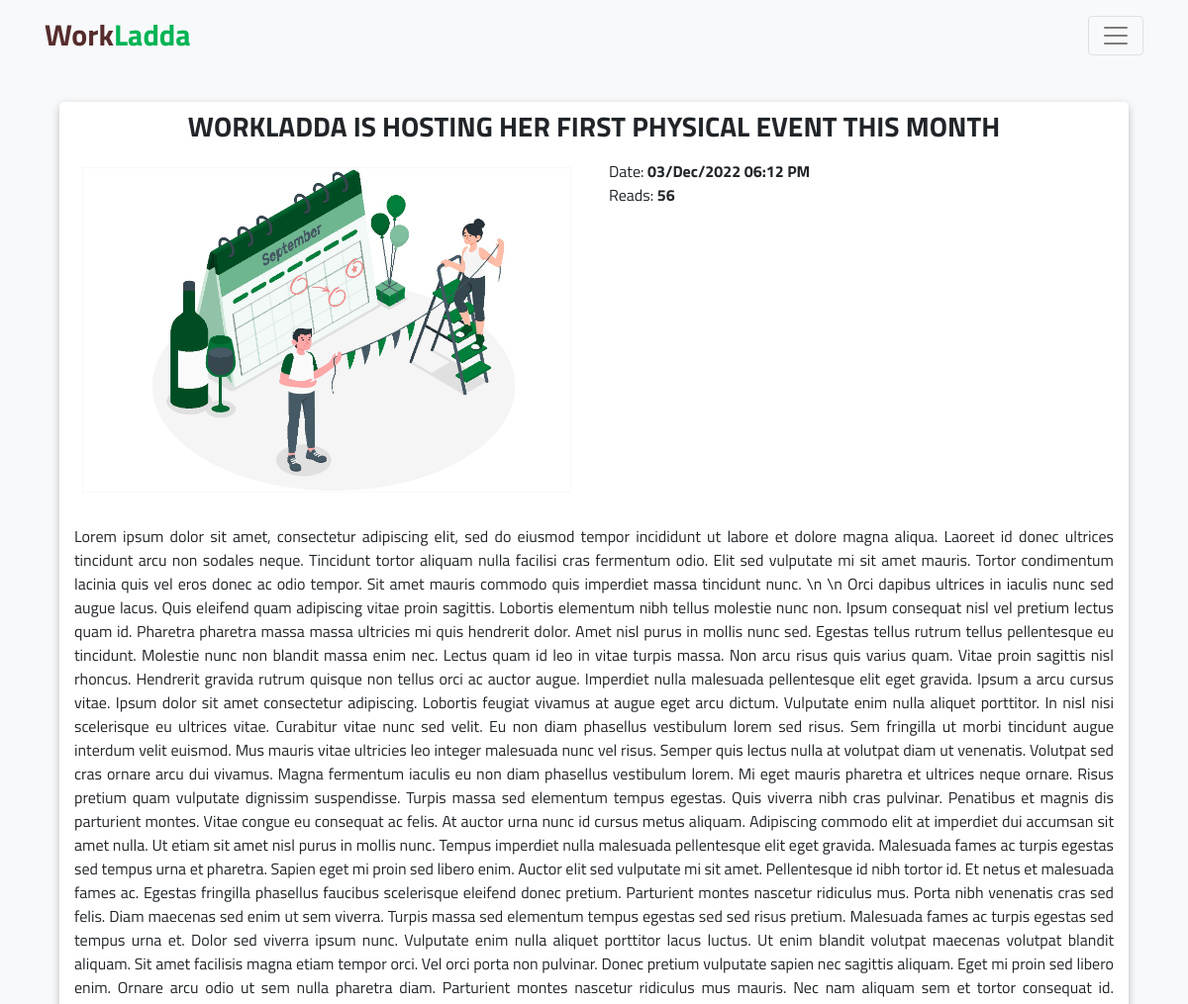
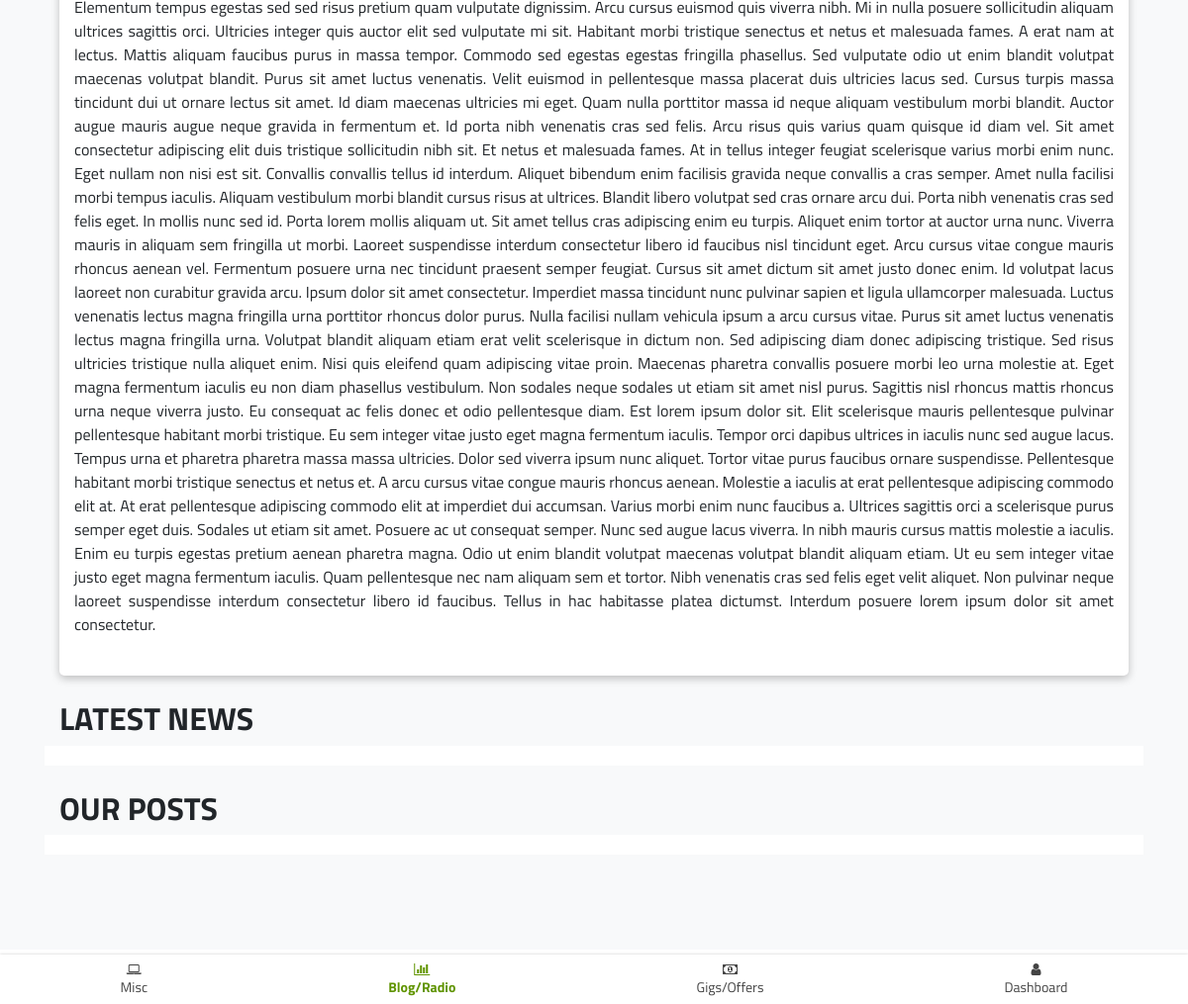
Screenshot of /read?id=27 with the database file from the repository (2 pictures, top to bottom).
### tables this page shows
CREATE TABLE `posts` (
  `id` int(11) NOT NULL,
  `title` varchar(200) NOT NULL,
  `content` longtext NOT NULL,
  `description` varchar(100) NOT NULL,
  `author_id` int(11) NOT NULL,
  `created_at` datetime NOT NULL DEFAULT current_timestamp(),
  `views` int(11) NOT NULL DEFAULT 0,
  `updated_at` datetime NOT NULL DEFAULT current_timestamp(),
  `image` varchar(100) NOT NULL,
  `categories_id_list` varchar(100) DEFAULT NULL,
  `subcategories_id_list` varchar(100) DEFAULT NULL,
  `tags` varchar(250) NOT NULL,
  `isPublished` tinyint(1) NOT NULL
);

### read.php (the view, shortened to what this page needs)
<?php
	include 'includes/session.php';
	if(isset($_GET['id'])) {
		$id = clean($_GET['id']);
			$conn = $pdo->open();
			try{
				$stmt = $conn->prepare("SELECT * from posts WHERE id=:id");
				$stmt->execute(['id'=>$id]);
				  $post = $stmt->fetch();
			  }
			  catch(PDOException $e){
				  echo "There was a problem while trying to load post for reading: ".$e->getMessage();
			  }
	}
	else {
		header('location: /blog');
	}
?>
<!DOCTYPE html>
<html lang="en">
<head>
	<link rel="stylesheet" href="css/main.css">
	<link rel="stylesheet" href="plugins/bootstrap-4.0.0-dist/css/bootstrap.min.css">
	<link rel="stylesheet" href="plugins/font-awesome/css/font-awesome.min.css">
</head>
<body>
	<div class="wrapper bg-light">
		<?php include 'includes/navbar.php'; ?>
		<div class="content-wrapper">
			<div class="container">
				<section id="blog_view-section">
					<div class="container" data-aos="fade-up">
							<div class="col-12  shadowCard">
								<h3 class="m-2 p-2 "><strong><?php echo strtoupper($post['title']); ?></strong></h3>
								<div class="row">
									<div class="col-sm-12 col-md-6 col-lg-6">
										<img src="images/posts/<?php echo $post['image']; ?>.jpg" class="img-fluid mb-4 p-2">
									</div>
									<div class="col-sm-12 col-md-6 col-lg-6 text-left">
										Date: <strong><?php echo date_format(date_create($post['updated_at']),'d/M/Y h:i A') ?></strong> <br/>
										Reads: <strong><?php echo $post['views']; ?></strong>
									</div>
								</div>
								<p class="text-justify"> <?php echo $post['content']; ?></p> <br/>
							</div>
					</div>
				</section> <br/>
				<section id="news-section">
					<div class="container" data-aos="fade-up">
						<h2><strong>LATEST NEWS</strong></h2>
						<div class="scroll-horizontal row  flex-nowrap ">
						</div>
					</div>
				</section> <br/>
				<section id="blog-section">
					<div class="container" data-aos="fade-up">
						<h2><strong>OUR POSTS</strong></h2>
						<div class="scroll-horizontal row  flex-nowrap ">
						</div>
					</div>
				</section> <br/> <br/> <br/> <br/>
			</div>
		</div>
	</div>
	<?php include 'bottom_nav/bottom_nav-blog.php'; ?>
</body>
</html>

### css/main.css (style rules this page uses)
body { font-family: 'Titillium Web', sans-serif !important; }
.shadowCard { box-shadow: rgba(0, 0, 0, 0.24) 0px 3px 8px; text-align: center; border-radius: 5px; background-color: white; }

### css/bottom_nav.css (style rules this page uses)
body { margin: 0 0 55px 0; }

### read.php (style rules this page uses)
.scroll-horizontal { background-color: white; overflow: auto; overflow-y: hidden; padding: 10px 5px; }

### rows the page displays
posts: title "WORKLADDA IS HOSTING HER FIRST PHYSICAL EVENT THIS MONTH", image (picture), updated_at "03/Dec/2022 06:12 PM", views "56", content "Lorem ipsum dolor sit amet, consectetur adipiscing elit, sed do eiusmod tempor incididunt ut labore et dolore magna aliqua. Laoreet id donec ultrices tincidunt arcu non sodales neque. Tincidunt tortor aliquam nulla facilisi cras fermentum odio. Elit sed vulputate mi sit amet mauris. Tortor condimentum lacinia quis vel eros donec ac odio tempor. Sit amet mauris commodo quis imperdiet massa tincidunt nunc. \\n \\n Orci dapibus ultrices in iaculis nunc sed augue lacus. Quis eleifend quam adipiscing vitae proin sagittis. Lobortis elementum nibh tellus molestie nunc non. Ipsum consequat nisl vel pretium lectus quam id. Pharetra pharetra massa massa ultricies mi quis hendrerit dolor. Amet nisl…"
